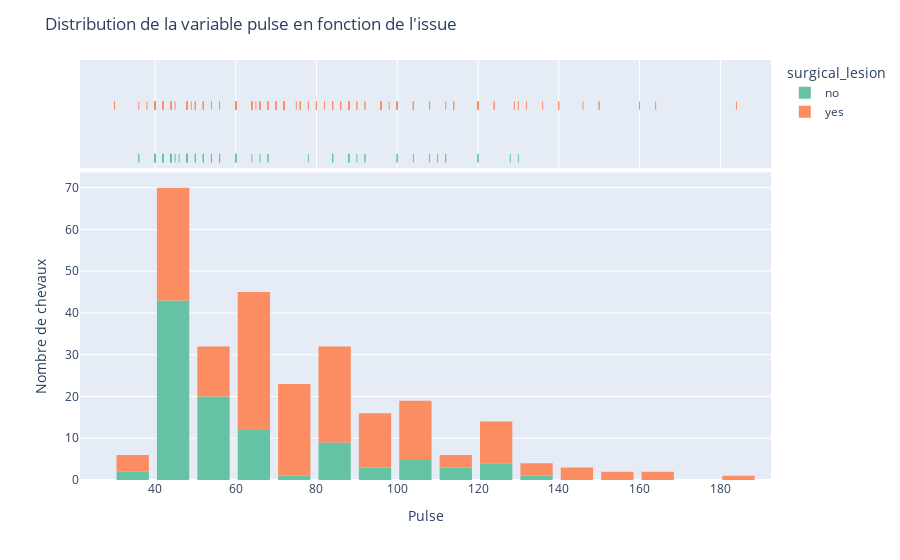

Write notebook code for a chart like this one.
### Code cell
fig = px.histogram(
    horses, 
    x="pulse",
    color="surgical_lesion",
    marginal="rug", #permet de rajouter les valeurs sur l'axe x
    hover_data=horses.columns,
    color_discrete_sequence = palettehex
    )

fig.update_layout(
    title_text="Distribution de la variable pulse en fonction de l'issue",
    xaxis_title_text='Pulse',
    yaxis_title_text='Nombre de chevaux',
    bargap=0.2 #distance entre les bars.
)

### Figure 1 — Plotly figure (JSON) as saved in the notebook; plotly's stock layout.template omitted (floating-point values rounded to 4 significant figures; data arrays with more than 128 entries replaced by an {"elided": "..."} marker saying what was removed)
{"data": [{"bingroup": "x", "hovertemplate": "surgical_lesion=no<br>pulse=%{x}<br>count=%{y}<extra></extra>", "legendgroup": "no", "marker": {"color": "#66c2a5", "pattern": {"shape": ""}}, "name": "no", "orientation": "v", "showlegend": true, "type": "histogram", "x": [66.0, 88.0, 40.0, 104.0, NaN, 90.0, 42.0, 92.0, 128.0, 48.0, 110.0, 48.0, 60.0, 48.0, NaN, 48.0, 112.0, 52.0, 60.0, 48.0, 84.0, 46.0, NaN, 40.0, 48.0, 60.0, 130.0, 54.0, 52.0, 48.0, 48.0, 52.0, 54.0, 64.0, 42.0, 50.0, 48.0, 88.0, 44.0, 108.0, 40.0, 40.0, 50.0, NaN, 56.0, 40.0, 84.0, 56.0, 60.0, 44.0, 42.0, 48.0, 84.0, 48.0, 44.0, 48.0, 48.0, 52.0, 42.0, NaN, 60.0, 120.0, 40.0, 44.0, 44.0, 100.0, 48.0, 56.0, 68.0, 100.0, 88.0, 44.0, 60.0, 60.0, 60.0, 36.0, 100.0, 44.0, 120.0, 56.0, NaN, 88.0, 54.0, 92.0, 48.0, 42.0, 54.0, 52.0, 48.0, 112.0, 52.0, 40.0, 48.0, 88.0, 68.0, 54.0, 42.0, 36.0, 50.0, 40.0, 56.0, 48.0, 54.0, 84.0, 45.0, 78.0, 40.0, 120.0, 40.0], "xaxis": "x", "yaxis": "y"}, {"boxpoints": "all", "customdata": {"elided": "109x27 mixed values"}, "fillcolor": "rgba(255,255,255,0)", "hoveron": "points", "hovertemplate": "surgical_lesion=%{customdata[22]}<br>pulse=%{x}<br>surgery=%{customdata[0]}<br>age=%{customdata[1]}<br>hospital_number=%{customdata[2]}<br>rectal_temp=%{customdata[3]}<br>respiratory_rate=%{customdata[4]}<br>temp_of_extremities=%{customdata[5]}<br>peripheral_pulse=%{customdata[6]}<br>mucous_membrane=%{customdata[7]}<br>capillary_refill_time=%{customdata[8]}<br>pain=%{customdata[9]}<br>peristalsis=%{customdata[10]}<br>abdominal_distention=%{customdata[11]}<br>nasogastric_tube=%{customdata[12]}<br>nasogastric_reflux=%{customdata[13]}<br>nasogastric_reflux_ph=%{customdata[14]}<br>rectal_exam_feces=%{customdata[15]}<br>abdomen=%{customdata[16]}<br>packed_cell_volume=%{customdata[17]}<br>total_protein=%{customdata[18]}<br>abdomo_appearance=%{customdata[19]}<br>abdomo_protein=%{customdata[20]}<br>outcome=%{customdata[21]}<br>lesion_1=%{customdata[23]}<br>lesion_2=%{customdata[24]}<br>lesion_3=%{customdata[25]}<br>cp_data=%{customdata[26]}<extra></extra>", "jitter": 0, "legendgroup": "no", "line": {"color": "rgba(255,255,255,0)"}, "marker": {"color": "#66c2a5", "symbol": "line-ns-open"}, "name": "no", "showlegend": false, "type": "box", "x": [66.0, 88.0, 40.0, 104.0, NaN, 90.0, 42.0, 92.0, 128.0, 48.0, 110.0, 48.0, 60.0, 48.0, NaN, 48.0, 112.0, 52.0, 60.0, 48.0, 84.0, 46.0, NaN, 40.0, 48.0, 60.0, 130.0, 54.0, 52.0, 48.0, 48.0, 52.0, 54.0, 64.0, 42.0, 50.0, 48.0, 88.0, 44.0, 108.0, 40.0, 40.0, 50.0, NaN, 56.0, 40.0, 84.0, 56.0, 60.0, 44.0, 42.0, 48.0, 84.0, 48.0, 44.0, 48.0, 48.0, 52.0, 42.0, NaN, 60.0, 120.0, 40.0, 44.0, 44.0, 100.0, 48.0, 56.0, 68.0, 100.0, 88.0, 44.0, 60.0, 60.0, 60.0, 36.0, 100.0, 44.0, 120.0, 56.0, NaN, 88.0, 54.0, 92.0, 48.0, 42.0, 54.0, 52.0, 48.0, 112.0, 52.0, 40.0, 48.0, 88.0, 68.0, 54.0, 42.0, 36.0, 50.0, 40.0, 56.0, 48.0, 54.0, 84.0, 45.0, 78.0, 40.0, 120.0, 40.0], "xaxis": "x2", "yaxis": "y2"}, {"bingroup": "x", "hovertemplate": "surgical_lesion=yes<br>pulse=%{x}<br>count=%{y}<extra></extra>", "legendgroup": "yes", "marker": {"color": "#fc8d62", "pattern": {"shape": ""}}, "name": "yes", "orientation": "v", "showlegend": true, "type": "histogram", "x": {"elided": "190 float values"}, "xaxis": "x", "yaxis": "y"}, {"boxpoints": "all", "customdata": {"elided": "190x27 mixed values"}, "fillcolor": "rgba(255,255,255,0)", "hoveron": "points", "hovertemplate": "surgical_lesion=%{customdata[22]}<br>pulse=%{x}<br>surgery=%{customdata[0]}<br>age=%{customdata[1]}<br>hospital_number=%{customdata[2]}<br>rectal_temp=%{customdata[3]}<br>respiratory_rate=%{customdata[4]}<br>temp_of_extremities=%{customdata[5]}<br>peripheral_pulse=%{customdata[6]}<br>mucous_membrane=%{customdata[7]}<br>capillary_refill_time=%{customdata[8]}<br>pain=%{customdata[9]}<br>peristalsis=%{customdata[10]}<br>abdominal_distention=%{customdata[11]}<br>nasogastric_tube=%{customdata[12]}<br>nasogastric_reflux=%{customdata[13]}<br>nasogastric_reflux_ph=%{customdata[14]}<br>rectal_exam_feces=%{customdata[15]}<br>abdomen=%{customdata[16]}<br>packed_cell_volume=%{customdata[17]}<br>total_protein=%{customdata[18]}<br>abdomo_appearance=%{customdata[19]}<br>abdomo_protein=%{customdata[20]}<br>outcome=%{customdata[21]}<br>lesion_1=%{customdata[23]}<br>lesion_2=%{customdata[24]}<br>lesion_3=%{customdata[25]}<br>cp_data=%{customdata[26]}<extra></extra>", "jitter": 0, "legendgroup": "yes", "line": {"color": "rgba(255,255,255,0)"}, "marker": {"color": "#fc8d62", "symbol": "line-ns-open"}, "name": "yes", "showlegend": false, "type": "box", "x": {"elided": "190 float values"}, "xaxis": "x2", "yaxis": "y2"}], "layout": {"bargap": 0.2, "barmode": "relative", "legend": {"title": {"text": "surgical_lesion"}, "tracegroupgap": 0}, "margin": {"t": 60}, "title": {"text": "Distribution de la variable pulse en fonction de l'issue"}, "xaxis": {"anchor": "y", "domain": [0, 1], "title": {"text": "Pulse"}}, "xaxis2": {"anchor": "y2", "domain": [0, 1], "matches": "x", "showgrid": true, "showticklabels": false}, "yaxis": {"anchor": "x", "domain": [0, 0.7326], "title": {"text": "Nombre de chevaux"}}, "yaxis2": {"anchor": "x2", "domain": [0.7426, 1], "matches": "y2", "showgrid": false, "showline": false, "showticklabels": false, "ticks": ""}}}
